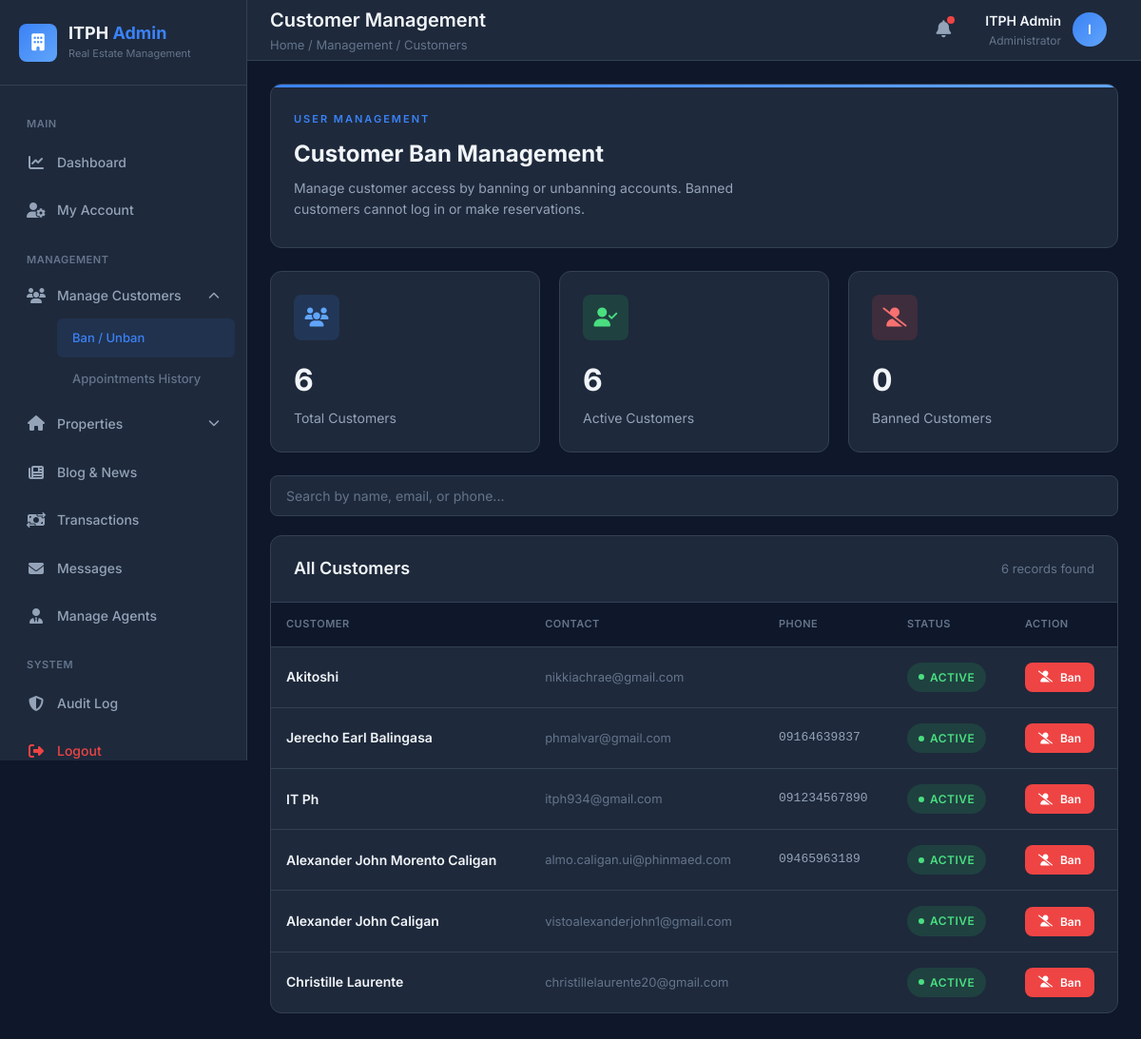
The page /admin_side/customer_ban.php (signed in) on the database as committed earlier.
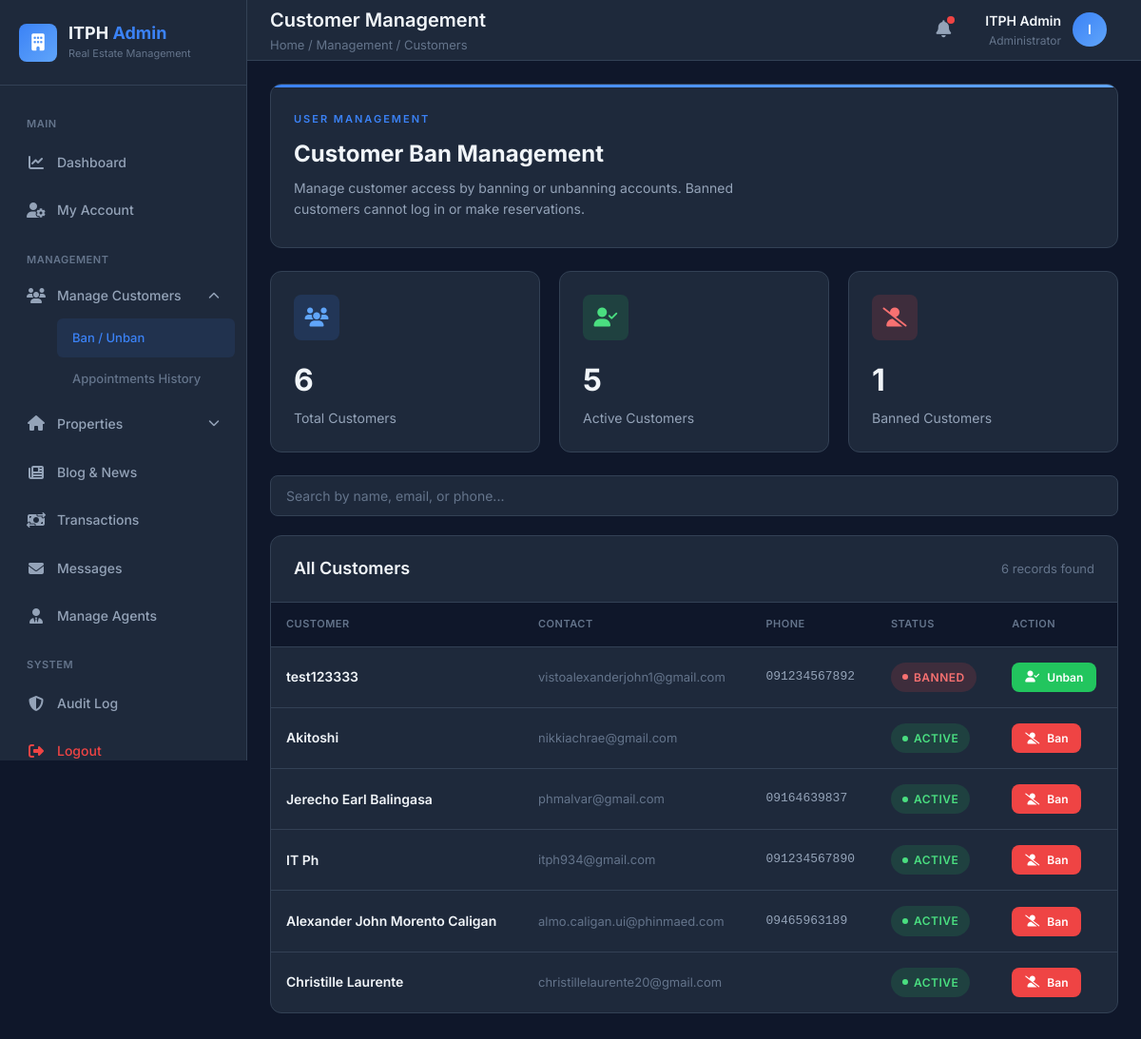
The same page on the database as committed later.
### tables this page shows
CREATE TABLE `customers` (
  `id` int(11) NOT NULL,
  `fullname` varchar(150) NOT NULL,
  `email` varchar(150) NOT NULL,
  `password` varchar(255) NOT NULL,
  `created_at` timestamp NOT NULL DEFAULT current_timestamp(),
  `gender` enum('Male','Female','Other') NOT NULL DEFAULT 'Other',
  `location` enum('Northern Iloilo','Central Iloilo','Southern Iloilo') NOT NULL,
  `status` enum('Local','OFW') NOT NULL,
  `otp` int(6) DEFAULT NULL,
  `otp_verified` tinyint(1) DEFAULT 0,
  `verified` tinyint(1) DEFAULT 0,
  `google_id` varchar(255) DEFAULT NULL,
  `profile_picture` text DEFAULT NULL,
  `login_provider` varchar(50) DEFAULT 'email',
  `google_login` tinyint(1) DEFAULT 0,
  `phone` varchar(30) DEFAULT NULL,
  `secondary_email` varchar(255) DEFAULT NULL,
  `suspicious_account` tinyint(1) DEFAULT 0,
  `admin_note` text DEFAULT NULL
);

### admin_side/customer_ban.php (the view, shortened to what the changed rows need)
<?php
$conn = get_db_connection();
$customer_query = $conn->query("
    SELECT c.*, IFNULL(cb.status, 'active') AS ban_status
    FROM customers c
    LEFT JOIN customer_bans cb ON c.id = cb.customer_id
    ORDER BY c.created_at DESC
");
$total_customers = $conn->query("SELECT COUNT(*) AS total FROM customers")->fetch_assoc()['total'] ?? 0;
$total_banned = $conn->query("SELECT COUNT(*) AS total FROM customer_bans WHERE status='banned'")->fetch_assoc()['total'] ?? 0;
$total_active = $total_customers - $total_banned;
?>
<!DOCTYPE html>
<html lang="en">
<head>
    <link rel="stylesheet" href="https://cdnjs.cloudflare.com/ajax/libs/font-awesome/6.5.0/css/all.min.css">
</head>
<body>
    <div class="dashboard">
        <main class="main-content">
            <div class="content">
                <div class="stats-grid">
                    <div class="stat-card">
                        <div class="stat-header">
                            <div class="stat-icon green">
                            </div>
                        </div>
                        <div class="stat-value"><?= number_format($total_active) ?></div>
                        <div class="stat-label">Active Customers</div>
                    </div>
                    <div class="stat-card">
                        <div class="stat-header">
                            <div class="stat-icon red">
                            </div>
                        </div>
                        <div class="stat-value"><?= number_format($total_banned) ?></div>
                        <div class="stat-label">Banned Customers</div>
                    </div>
                </div>
                <div class="card">
                    <div class="card-body">
                        <div class="table-responsive">
                            <table id="customersTable">
                                <thead>
                                    <tr>
                                        <th>Customer</th>
                                        <th>Contact</th>
                                        <th>Phone</th>
                                        <th>Status</th>
                                        <th>Action</th>
                                    </tr>
                                </thead>
                                <tbody>
                                    <?php if ($customer_query && $customer_query->num_rows > 0): ?>
                                        <?php while ($cust = $customer_query->fetch_assoc()): ?>
                                        <tr data-search="<?= strtolower(htmlspecialchars($cust['fullname'] . ' ' . $cust['email'] . ' ' . $cust['phone'])) ?>">
                                            <td>
                                                <div class="td-name"><?= htmlspecialchars($cust['fullname']) ?></div>
                                            </td>
                                            <td>
                                                <div class="td-email"><?= htmlspecialchars($cust['email']) ?></div>
                                            </td>
                                            <td class="td-phone"><?= htmlspecialchars($cust['phone']) ?></td>
                                            <td>
                                                <?php if ($cust['ban_status'] === 'active'): ?>
                                                    <span class="badge badge-active">
                                                        <span class="badge-dot" style="background: #4ade80;"></span>
                                                        Active
                                                    </span>
                                                <?php else: ?>
                                                    <span class="badge badge-banned">
                                                        <span class="badge-dot" style="background: #f87171;"></span>
                                                        Banned
                                                    </span>
                                                <?php endif; ?>
                                            </td>
                                            <td>
                                                <button
                                                    type="button"
                                                    class="btn btn-sm <?= $cust['ban_status'] === 'banned' ? 'btn-success' : 'btn-danger' ?>"
                                                    onclick="confirmBan(<?= $cust['id'] ?>, '<?= $cust['ban_status'] ?>', '<?= htmlspecialchars(addslashes($cust['fullname'])) ?>')"
                                                >
                                                    <i class="fa-solid <?= $cust['ban_status'] === 'banned' ? 'fa-user-check' : 'fa-user-slash' ?>"></i>
                                                    <?= $cust['ban_status'] === 'banned' ? 'Unban' : 'Ban' ?>
                                                </button>
                                            </td>
                                        </tr>
                                        <?php endwhile; ?>
                                    <?php endif; ?>
                                </tbody>
                            </table>
                        </div>
                    </div>
                </div>
            </div>
        </main>
    </div>
</body>
</html>

Rows that differ between the two databases and show on the page:
removed customers: fullname "Alexander John Caligan", email "vistoalexanderjohn1@gmail.com", shows "ACTIVE", shows "Ban"
added customers: fullname "test123333", email "vistoalexanderjohn1@gmail.com", phone "091234567892", shows "BANNED", shows "Unban"
Other text that changed with them:
$total_active: "6" → "5"
$total_banned: "0" → "1"
